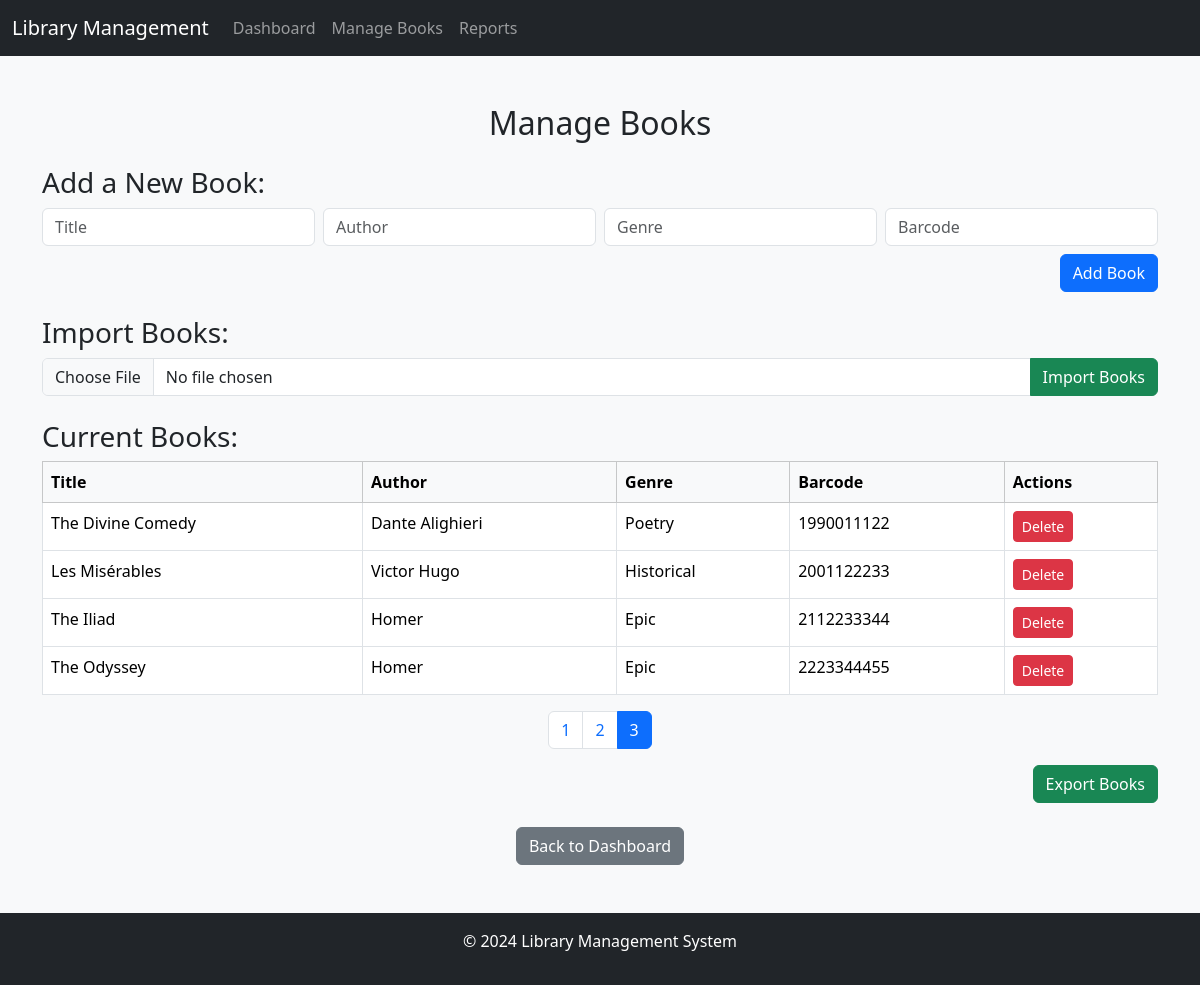
The page /manage_books.php?page=3 (signed in) on the database as committed earlier.
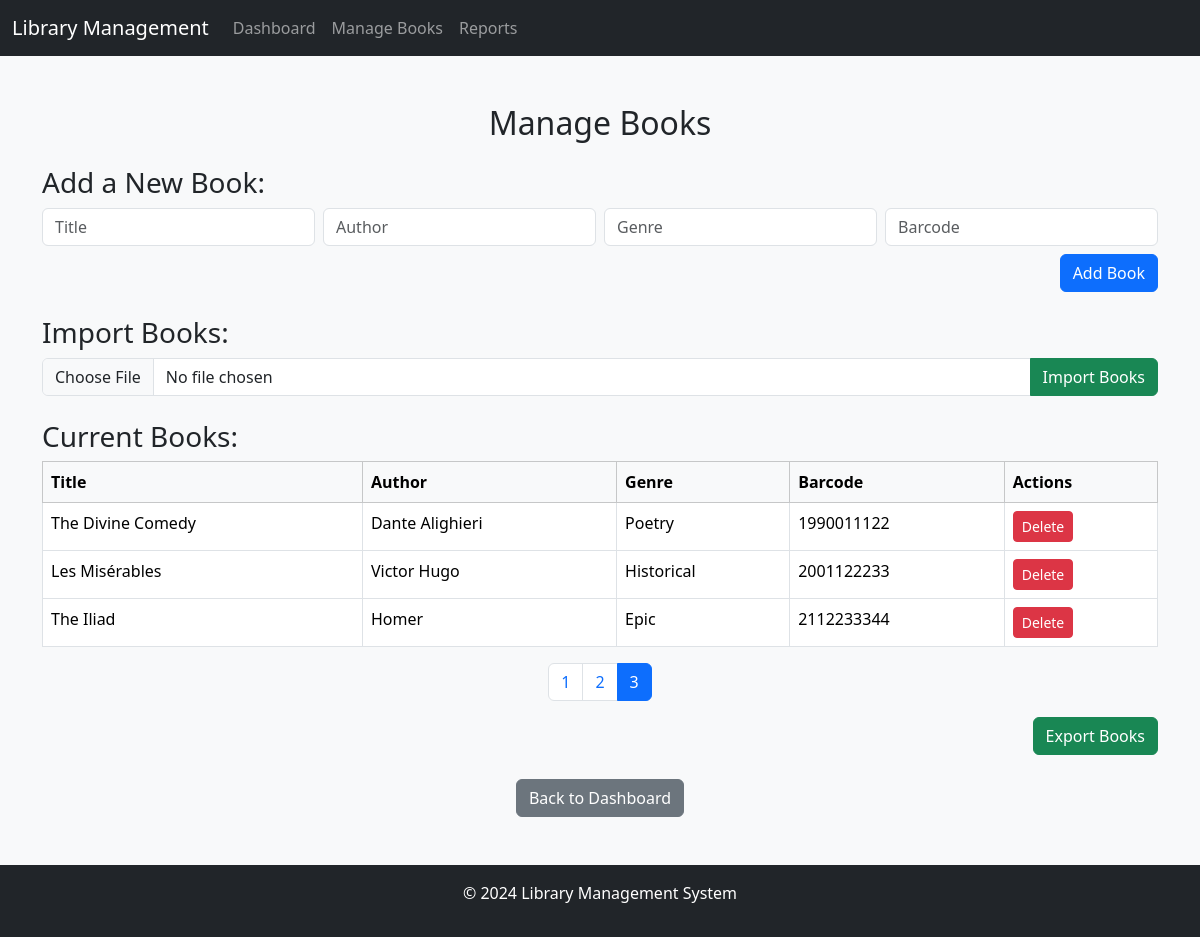
The same page on the database as committed later.
### tables this page shows
CREATE TABLE `books` (
  `id` int(11) NOT NULL,
  `title` varchar(255) NOT NULL,
  `author` varchar(255) NOT NULL,
  `genre` varchar(100) DEFAULT NULL,
  `barcode` varchar(50) NOT NULL,
  `availability` tinyint(1) NOT NULL DEFAULT 1,
  `is_removed` tinyint(1) NOT NULL DEFAULT 0
);

### manage_books.php (the view, shortened to what this page needs)
<?php include 'header.php'; ?>
<?php
$conn = new mysqli('localhost', 'root', '', 'library_management_system');
$results_per_page = 10;
$page = isset($_GET['page']) ? (int)$_GET['page'] : 1;
$offset = ($page - 1) * $results_per_page;
$sql = "SELECT * FROM books WHERE is_removed = 0 LIMIT $results_per_page OFFSET $offset";
$result = $conn->query($sql);
$books = $result->fetch_all(MYSQLI_ASSOC);
$sql_total = "SELECT COUNT(*) AS total FROM books WHERE is_removed = 0";
$result_total = $conn->query($sql_total);
$total_books = $result_total->fetch_assoc()['total'];
$total_pages = ceil($total_books / $results_per_page);
?>
<!DOCTYPE html>
<html lang="en">
<head>
    <link href="bootstrap-5.3.3-dist/css/bootstrap.min.css" rel="stylesheet">
</head>
<body class="bg-light">
    <div class="container my-5">
        <h2 class="text-center mb-4">Manage Books</h2>
        <h3>Add a New Book:</h3>
        <form method="post" action="" class="mb-4">
            <div class="row g-2">
                <div class="col-md-3">
                    <input type="text" name="title" class="form-control" placeholder="Title" required>
                </div>
                <div class="col-md-3">
                    <input type="text" name="author" class="form-control" placeholder="Author" required>
                </div>
                <div class="col-md-3">
                    <input type="text" name="genre" class="form-control" placeholder="Genre">
                </div>
                <div class="col-md-3">
                    <input type="text" name="barcode" class="form-control" placeholder="Barcode" required>
                </div>
                <div class="col-md-12 text-end mt-2">
                    <button type="submit" name="add_book" class="btn btn-primary">Add Book</button>
                </div>
            </div>
        </form>
        <h3>Import Books:</h3>
        <form method="post" action="" enctype="multipart/form-data" class="mb-4">
            <div class="input-group">
                <input type="file" name="excel_file" class="form-control" accept=".xlsx, .xls" required>
                <button type="submit" name="import_books" class="btn btn-success">Import Books</button>
            </div>
        </form>
        <h3>Current Books:</h3>
        <table class="table table-bordered table-hover">
            <thead class="table-light">
                <tr>
                    <th>Title</th>
                    <th>Author</th>
                    <th>Genre</th>
                    <th>Barcode</th>
                    <th>Actions</th>
                </tr>
            </thead>
            <tbody>
                <?php foreach ($books as $book): ?>
                    <tr>
                        <td><?php echo $book['title']; ?></td>
                        <td><?php echo $book['author']; ?></td>
                        <td><?php echo $book['genre']; ?></td>
                        <td><?php echo $book['barcode']; ?></td>
                        <td>
                            <form method="post" action="" class="d-inline">
                                <button type="submit" name="delete_book" class="btn btn-danger btn-sm" onclick="return confirm('Are you sure?');">Delete</button>
                            </form>
                        </td>
                    </tr>
                <?php endforeach; ?>
            </tbody>
        </table>
        <nav>
            <ul class="pagination justify-content-center">
                <?php for ($i = 1; $i <= $total_pages; $i++): ?>
                    <li class="page-item <?php if ($i === $page) echo 'active'; ?>">
                        <a class="page-link" href="?page=<?php echo $i; ?>"><?php echo $i; ?></a>
                    </li>
                <?php endfor; ?>
            </ul>
        </nav>
        <div class="text-end mb-3">
            <form method="get" action="export.php">
                <button type="submit" class="btn btn-success">Export Books</button>
            </form>
        </div>
        <div class="text-center mt-4">
            <a href="dashboard.php" class="btn btn-secondary">Back to Dashboard</a>
        </div>
    </div>
</body>
</html>
<?php include 'footer.php'; ?>

Rows that differ between the two databases and show on the page:
no longer on this page (row edited): books: title "The Odyssey", author "Homer", genre "Epic", barcode "2223344455"
